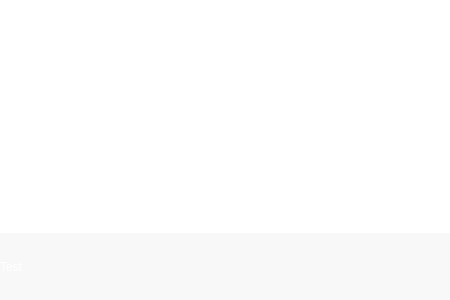
<?xml version="1.0" encoding="UTF-8"?>
<ui version="4.0">
 <class>ItemLabel</class>
 <widget class="QWidget" name="ItemLabel">
  <property name="geometry">
   <rect>
    <x>0</x>
    <y>0</y>
    <width>450</width>
    <height>300</height>
   </rect>
  </property>
  <property name="windowTitle">
   <string>Form</string>
  </property>
  <property name="styleSheet">
   <string notr="true">QWidget#ItemLabel {
	border: 0px solid transparent;
	background-color: transparent;
	border-radius: 10px;
}

QWidget#widget {
	border: 0px solid transparent;
	background-color: rgb(136, 138, 133);
	border-radius: 10px;
}

QLabel#label {
	color: white;
	/*background-color: rgba(136, 138, 133, 150);*/
	background-color: rgba(238, 238, 238,100);
	font: 12px;
}

QFrame#frame {
	border: 0px solid transparent;
	background-color: transparent;
}

QLabel#label_select {
	image: url(:/res/icons/ic_choiced.png);
	background-color: transparent;
}

</string>
  </property>
  <layout class="QVBoxLayout" name="verticalLayout" stretch="2,8,3">
   <property name="spacing">
    <number>0</number>
   </property>
   <property name="leftMargin">
    <number>0</number>
   </property>
   <property name="topMargin">
    <number>10</number>
   </property>
   <property name="rightMargin">
    <number>0</number>
   </property>
   <property name="bottomMargin">
    <number>0</number>
   </property>
   <item>
    <widget class="QFrame" name="frame">
     <property name="frameShape">
      <enum>QFrame::StyledPanel</enum>
     </property>
     <property name="frameShadow">
      <enum>QFrame::Raised</enum>
     </property>
     <layout class="QHBoxLayout" name="horizontalLayout" stretch="4,1">
      <property name="spacing">
       <number>0</number>
      </property>
      <property name="leftMargin">
       <number>0</number>
      </property>
      <property name="topMargin">
       <number>0</number>
      </property>
      <property name="rightMargin">
       <number>0</number>
      </property>
      <property name="bottomMargin">
       <number>0</number>
      </property>
      <item>
       <spacer name="horizontalSpacer">
        <property name="orientation">
         <enum>Qt::Horizontal</enum>
        </property>
        <property name="sizeHint" stdset="0">
         <size>
          <width>357</width>
          <height>20</height>
         </size>
        </property>
       </spacer>
      </item>
      <item>
       <widget class="QLabel" name="label_select">
        <property name="text">
         <string/>
        </property>
       </widget>
      </item>
     </layout>
    </widget>
   </item>
   <item>
    <spacer name="verticalSpacer">
     <property name="orientation">
      <enum>Qt::Vertical</enum>
     </property>
     <property name="sizeHint" stdset="0">
      <size>
       <width>20</width>
       <height>40</height>
      </size>
     </property>
    </spacer>
   </item>
   <item>
    <widget class="QLabel" name="label">
     <property name="text">
      <string>Test</string>
     </property>
    </widget>
   </item>
  </layout>
 </widget>
 <resources/>
 <connections/>
</ui>
